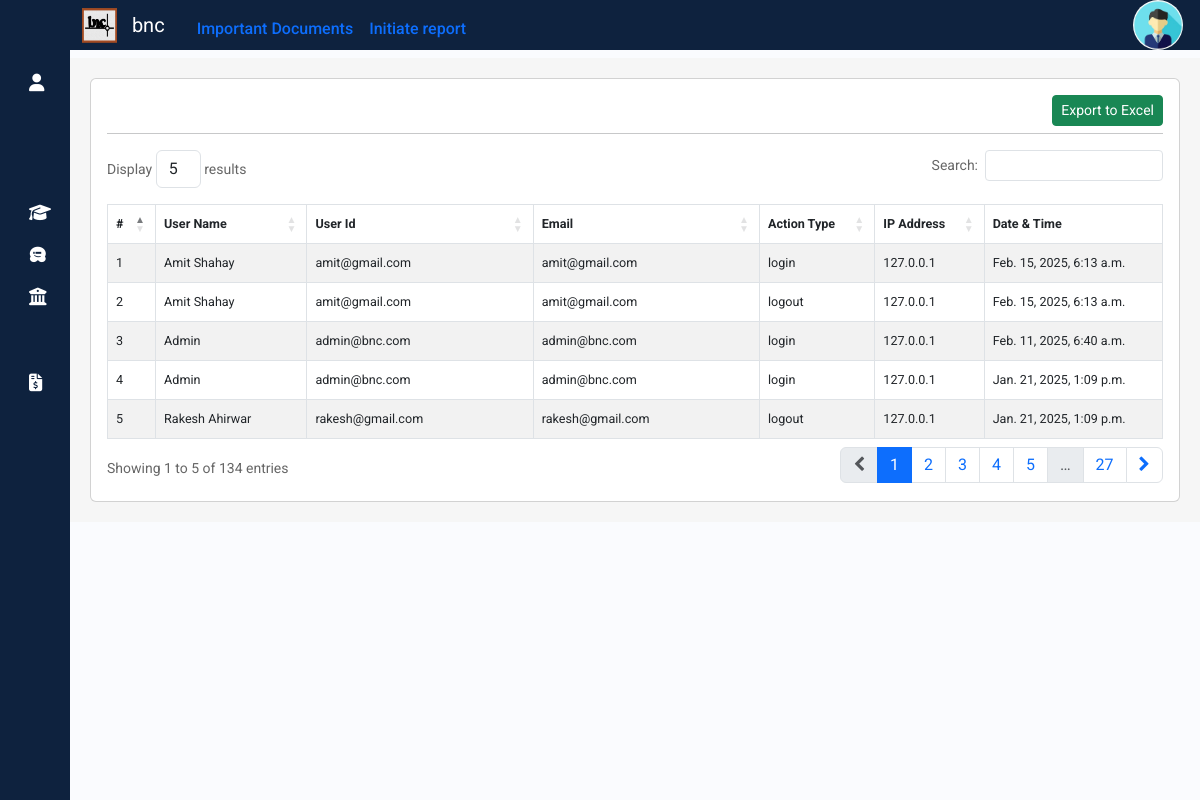
Page /propval/userlog on the earlier database version.
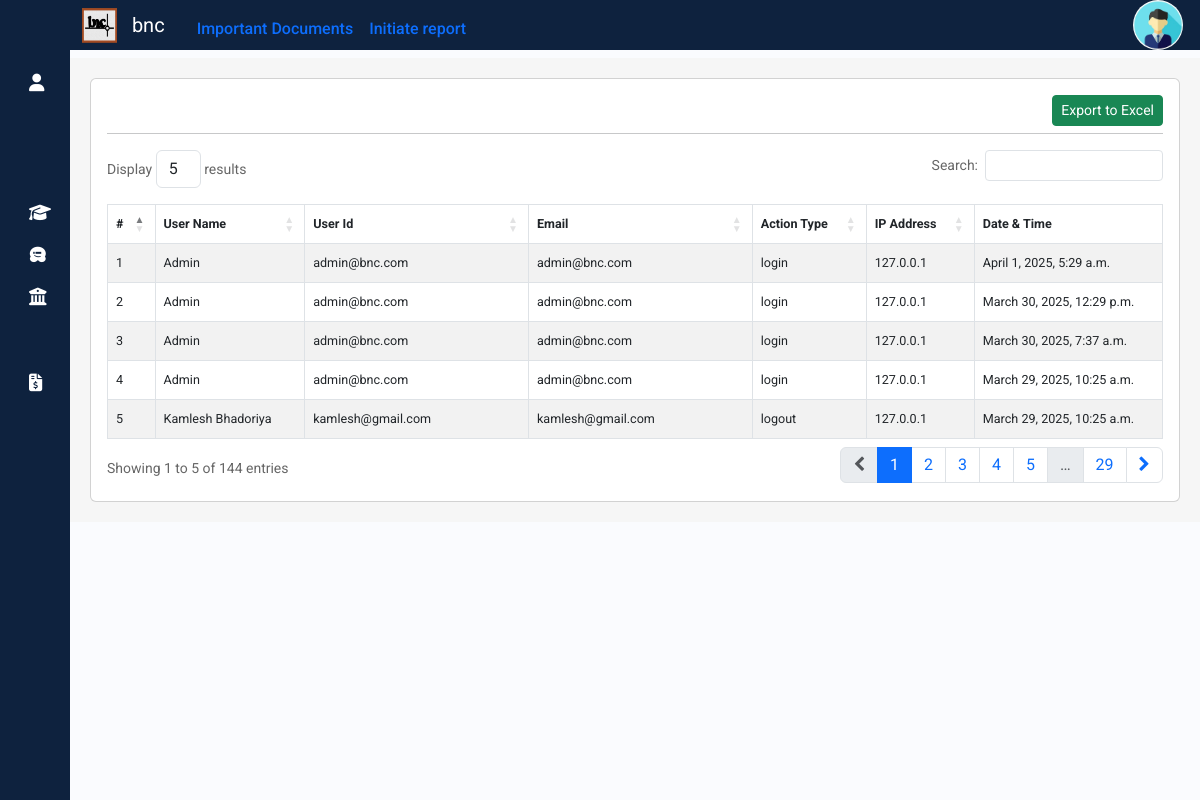
Same page on the later database version.
### propval/models.py (models this page shows, shortened)
class UserActivity(models.Model):
    user = models.ForeignKey(User, on_delete=models.DO_NOTHING,null=True)
    username=models.CharField(max_length=80,null=True)
    userdetails = models.ForeignKey(UserDetails, on_delete=models.DO_NOTHING,null=True)
    useremail=models.CharField(max_length=80,null=True)
    action_type = models.CharField(max_length=50)  # e.g. "login", "logout", "login_failed"
    timestamp = models.DateTimeField(auto_now_add=True)
    ip_address = models.GenericIPAddressField(null=True, blank=True)  # Optional

class UserDetails(models.Model):
    user = models.OneToOneField(User, on_delete=models.DO_NOTHING,null=True)
    user_email = models.EmailField(unique=True, null=True, blank=True)
    first_name = models.CharField(max_length=30, null=True, blank=True)
    last_name = models.CharField(max_length=30, null=True, blank=True)  # Allow null and blank values
    phone = models.CharField(max_length=10, null=True, blank=True)
    add1 = models.CharField(max_length=100, null=True, blank=True)
    add2 = models.CharField(max_length=100, null=True, blank=True)
    city = models.CharField(max_length=30, null=True, blank=True)
    region = models.CharField(max_length=30, null=True, blank=True)
    zip = models.CharField(max_length=6, null=True, blank=True)
    country = models.CharField(max_length=20, null=True, blank=True)
    profileimage = models.ImageField(null=True, blank=True,upload_to="profile/")
    role = models.CharField(max_length=30, null=True, blank=True)
    bankname = models.CharField(max_length=50, null=True)
    bankacno = models.CharField(max_length=20, null=True)
    bankacnoconf = models.CharField(max_length=20, null=True)
    ifsccode = models.CharField(max_length=12,null=True)

### propval/views.py (the view)
# urls.py: path('userlog',views.Userlog,name='userlog'),
def Userlog(request):
    useractivities = UserActivity.objects.all().order_by('-timestamp')
    return render(request, 'userlog.html', {'useractivities': useractivities})

### templates/userlog.html (shortened to what this page needs)
{% extends "sidebar.html" %}
{% load static %}
{% block content %}
  <div class="container my-2" style="display:block; background-color:#f6f6f6; padding:20px 20px 20px;">
    <div class="row">
      <div class="col-md-12">
        <div class="card">
          <div class="card-body">
            <a class="btn btn-success btn-sm float-end" href="/api/engcompletedreportexport">Export to Excel</a><br>
              <hr>
            <table id="userlogtable" class="table table-hover table-striped table-bordered" style="font-size: 90%;">
              <thead>
                <tr>
                  <th scope="col">#</th>
                  <th scope="col">User Name</th>
                  <th scope="col">User Id</th>
                  <th scope="col">Email</th>
                  <th scope="col">Action Type</th>
                  <th scope="col">IP Address</th>
                  <th scope="col">Date & Time</th>
                </tr>
              </thead>
              <tbody>
                {% for useractiviti in useractivities %}
                <tr {% if recrep.receptionid.priority%}  class="table-danger" {%else%} class=""{% endif %}>
                  <td scope="row">{{forloop.counter}}</td>
                  {% if useractiviti.userdetails.first_name %}
                  <td >{{useractiviti.userdetails.first_name}} {{useractiviti.userdetails.last_name}}</td>
                  {%else%}
                  <td style="color: red; font-weight: 600;" >Suspicious user</td>
                  {% endif %}
                  {% if useractiviti.user.username %}
                  <td >{{useractiviti.user.username}}</td>
                  {% else %}
                  <td >{{useractiviti.username}}</td>
                  {% endif %}
                  {% if useractiviti.user.email %}
                  <td >{{useractiviti.user.email}}</td>
                  {% else%}
                  <td >{{useractiviti.useremail}}</td>
                  {% endif %}
                  <td >{{useractiviti.action_type}}</td>
                  <td >{{useractiviti.ip_address}}</td>
                  <td >{{useractiviti.timestamp}}</td>
                </tr>
                {% endfor %}
              </tbody>
            </table>
          </div>
        </div>
      </div>
    </div>
  </div>
{% endblock %}

Differences in the rows shown:
no longer on this page (row unchanged): UserActivity: userdetails.first_name "Amit", userdetails.last_name "Shahay", user.username "amit@gmail.com", user.email "amit@gmail.com", action_type "login", ip_address "127.0.0.1", timestamp "Feb. 15, 2025, 6:13 a.m."
no longer on this page (row unchanged): UserActivity: userdetails.first_name "Amit", userdetails.last_name "Shahay", user.username "amit@gmail.com", user.email "amit@gmail.com", action_type "logout", ip_address "127.0.0.1", timestamp "Feb. 15, 2025, 6:13 a.m."
no longer on this page (row unchanged): UserActivity: userdetails.first_name "Admin", user.username "admin@bnc.com", user.email "admin@bnc.com", action_type "login", ip_address "127.0.0.1", timestamp "Feb. 11, 2025, 6:40 a.m."
no longer on this page (row unchanged): UserActivity: userdetails.first_name "Admin", user.username "admin@bnc.com", user.email "admin@bnc.com", action_type "login", ip_address "127.0.0.1", timestamp "Jan. 21, 2025, 1:09 p.m."
no longer on this page (row unchanged): UserActivity: userdetails.first_name "Rakesh", userdetails.last_name "Ahirwar", user.username "rakesh@gmail.com", user.email "rakesh@gmail.com", action_type "logout", ip_address "127.0.0.1", timestamp "Jan. 21, 2025, 1:09 p.m."
added UserActivity: userdetails.first_name "Admin", user.username "admin@bnc.com", user.email "admin@bnc.com", action_type "login", ip_address "127.0.0.1", timestamp "April 1, 2025, 5:29 a.m."
added UserActivity: userdetails.first_name "Admin", user.username "admin@bnc.com", user.email "admin@bnc.com", action_type "login", ip_address "127.0.0.1", timestamp "March 30, 2025, 12:29 p.m."
added UserActivity: userdetails.first_name "Admin", user.username "admin@bnc.com", user.email "admin@bnc.com", action_type "login", ip_address "127.0.0.1", timestamp "March 30, 2025, 7:37 a.m."
added UserActivity: userdetails.first_name "Admin", user.username "admin@bnc.com", user.email "admin@bnc.com", action_type "login", ip_address "127.0.0.1", timestamp "March 29, 2025, 10:25 a.m."
added UserActivity: userdetails.first_name "Kamlesh", userdetails.last_name "Bhadoriya", user.username "kamlesh@gmail.com", user.email "kamlesh@gmail.com", action_type "logout", ip_address "127.0.0.1", timestamp "March 29, 2025, 10:25 a.m."
Other differences:
text written by a page script: "Display results Search: Showing 1 to 5 of 134 entries 1 2 3 4 5 … 27" → "Display results Search: Showing 1 to 5 of 144 entries 1 2 3 4 5 … 29"
